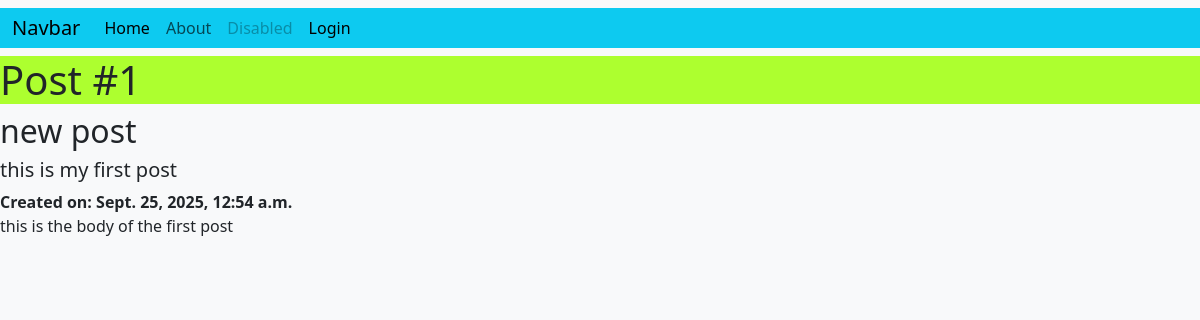
The app's page /posts/1/ with its own data.
### posts/models.py (models this page shows, shortened)
class Post(models.Model):
    title = models.CharField(max_length=128)
    subtitle = models.CharField(max_length=256)
    body = models.TextField()
    author = models.ForeignKey(
        get_user_model(),
        on_delete=models.CASCADE
    )
    created_on = models.DateTimeField(auto_now_add=True)
    status = models.ForeignKey(
        Status,
        on_delete=models.CASCADE
    )

### posts/views.py (the view)
# urls.py: path('<int:pk>/', PostDetailView.as_view(), name='post_detail'),
class PostDetailView(DetailView):
    template_name = "posts/detail.html"
    model = Post
    context_object_name = "single_post"

### templates/posts/detail.html (shortened to what this page needs)
{% extends 'base.html' %}
{% block content %}
    <h1>Post #{{ single_post.id }}</h1>
    <h2>{{ single_post.title }}</h2>
    <h5>{{ single_post.subtitle }}</h5>
    <strong>Created on: {{ single_post.created_on }}</strong>
    <p>{{ single_post.body }}</p>
    <br/>
    {% endblock content %}

### static/css/home.css (style rules this page uses)
body { background-color: rgb(205, 230, 253); }
h1 { background-color: greenyellow; }

### records on screen
Post: id "1", title "new post", subtitle "this is my first post", created_on "Sept. 25, 2025, 12:54 a.m.", body "this is the body of the first post"
